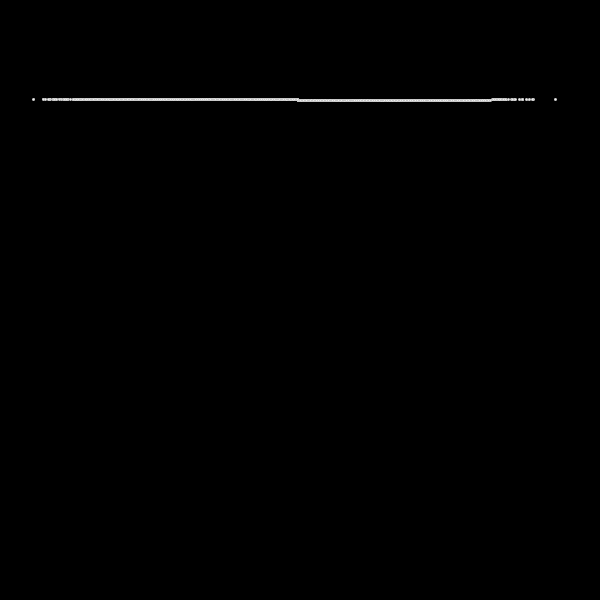
Frame 1 (no input)
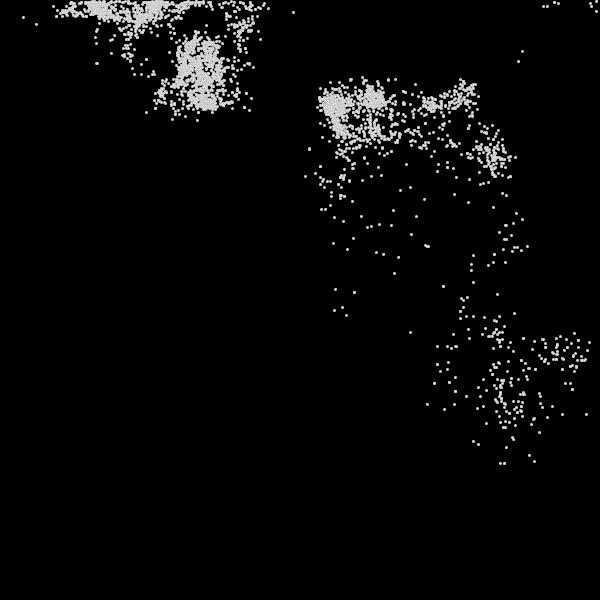
Frame 60 (the mouse pressed at the canvas centre just before this capture)
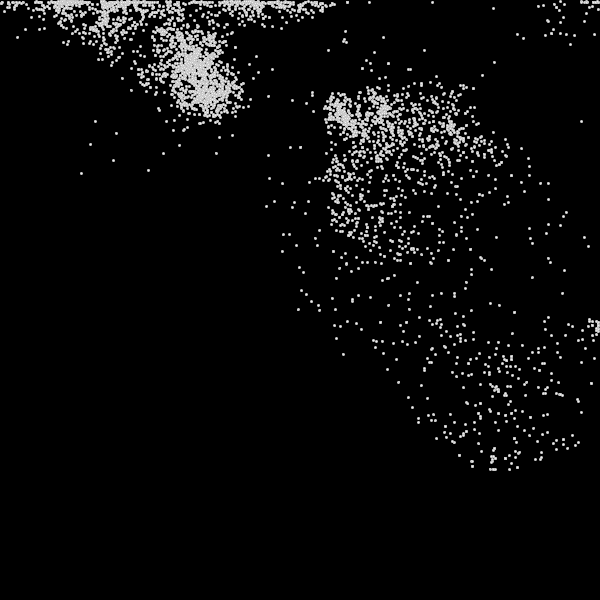
Frame 120 (the mouse held since frame 60 and released just before this capture)

The Processing sketch that drew these frames (run headless with seeded random() and noise(); from frame 60 on, the mouse is pressed at the canvas centre):

// Processing sketch: ball_on_a_hill
// ── ball_on_a_hill.pde
/**
 * Mouse 2D.
 *
 * Moving the mouse changes the position and size of each box.
 */

int N =600, M=4000, step=20;

float P[][] = new float[N][N];
float H[][] = new float[N][N];


float hill2D[][] = new float[N][N];

float dt=0.0, maxPot=0.0, lim=1000.0;

float xoff = 0;

float R=1, radius=2.0;

class vec {
  float x = 0.0;
  float y = 0.0;
  float z = 0.0;


  vec(float x, float y, float z) {
    this.x = x;
    this.y = y;
    this.z = z;
  }
}

vec [][] F = new vec[N][N];
vec [] pos_vec = new vec[M];
vec [] vel_vec = new vec[M];
vec [] acc_vec = new vec[M];
float [] mass = new float[M];

vec [][] color_vec  = new vec[N][N];

vec [] hill = new vec[N];


void setup() {
  size(600, 600);
  loadPixels();

  for (int i = 0; i<M; i++) {
    pos_vec[i]= new vec(noise(i)*600,100,0);
    //vel_vec[i]= new vec(0.0,0.0, 0.0);
    vel_vec[i]= new vec(0.0, 0.0, 0.0);
    acc_vec[i]= new vec(0.0, 0.0, 0.0);
    
    mass[i] = 1.0;//20*noise(i);
    
  }
  
  for(int i=0;i<N;i++){
    hill[i]= new vec(0,0,0);
    
  }
  //creates the hill.
  terrain(false);
  
  for (int i = 0; i<N; i++) {
    for (int j = 0; j<N; j++) {

      F[i][j]= new vec(0.0, 0.0, 0.0);
      color_vec[i][j]= new vec(0.0, 0.0, 0.0);
    }
  }

  maxPot = 5.0/(2*sqrt(1/float(N)));
  println(maxPot);
}







void draw() {
  background(0);
  //fill(255, 204);

  dt=1;



  terrain2D();
  //Potential(0.0, 600.0);
  //Potential_hill();
  Force();
  //
  solver();
  //colorMap(true);
  //ForceField(15);
   
  
  
  drawObject();
}



void terrain(boolean drawHill){
  float n=0.0, n1=0.0;
  for(int i=0;i<N;i++){
    if(drawHill==false){
    n  = noise(xoff,0,1);
    xoff= xoff+0.002;
    n1 = noise(xoff,0,1);
    
    hill[i].x=i;
    hill[i].y=600-n1*600;
    
    }
    else {
    stroke(200);
    if(i<N-1){
    line(hill[i].x, hill[i].y, hill[i+1].x, hill[i+1].y);}
    noStroke();
    }
    

  }
}


void terrain2D(){
  float n=0.0, n1=0.0, xoff=0.0, yoff=0.0, scale=  200.0;
  for(int i=0;i<N;i++){
    
    for(int j=0;j<N;j++){
    
       n1  = noise(i/scale,j/scale);
       //println(n1);
       hill2D[i][j]= 255*n1;
    
    }
  }
}




void Potential(float x0, float y0) {
  float N_ = N, p;
  // i index is y axis.
  for (int i=0; i<N; i++) {
    for (int j=0; j<N; j++) {
      P[i][j]=255*float(i)/N_;
      //println(i, j, abs(P[j][i]));
    }
  }
}

void Potential_hill(){
  float N_ = N, p;
  for (int i=0; i<N; i++) {
    for (int j=0; j<N; j++){
       
      H[i][j] = 255*exp(-pow(i-hill[j].y,2)/1000.0);
     // println(H[i][j]);

    }
  }
}

void Force() {
  float N_ = N, p, theta=0.0, FMagSq=0.0;
  for (int j=1; j<N-1; j++) {
    for (int i=1; i<N-1; i++) {
      //F[i][j].x=(P[i+1][j]-P[i][j])-(H[i+1][j]-H[i][j]);
      //F[i][j].y=(P[i][j+1]-P[i][j])-(H[i][j+1]-H[i][j]);
      
      F[i][j].x = hill2D[i+1][j]-hill2D[i][j];
      F[i][j].y = hill2D[i][j+1]-hill2D[i][j];
      
      FMagSq=sqrt(pow(F[i][j].x, 2)+pow(F[i][j].y, 2));
      
      F[i][j].x= F[i][j].x/FMagSq;
      F[i][j].y= F[i][j].y/FMagSq;
      

      
    }
  }
}



void colorMap(boolean render) {
  // Loop through every pixel
  for (int i = 0; i < N; i++) {
    for (int j = 0; j < N; j++) {
      // Create a grayscale color based on random number
      color_vec[i][j].x = (hill2D[i][j]); //red
      color_vec[i][j].y = 0.0; // green;
      color_vec[i][j].z = 255-(hill2D[i][j]);  //blue
      if(render==true){
      color c = color(color_vec[i][j].x, color_vec[i][j].y, color_vec[i][j].z);
      // Set pixel at that location to random color
      //println(255*60/(P[i][j]),0.0, 255*abs(1-60/(P[i][j])));
      
          pixels[j+i*N] = c;}
    }
  }
  if(render==true){    
      updatePixels();
  }
}


void solver() {
  //println("calculating.....");

  float R=0.7, rx, lx, ry, ly, rz, lz, r;
  //elasticForce(20, 0.01);

  Force();
  
  int posIdx_x=0, posIdx_y=0;


  for (int i=0; i<M; i++) {


    //println(vel_vec[i].x, vel_vec[i].y, vel_vec[i].z );

    // if(!dragging){
    posIdx_x= ceil(pos_vec[i].x);
   
    posIdx_y=ceil(pos_vec[i].y);
     

    acc_vec[i].x= 1/mass[i]*F[posIdx_y][posIdx_x].y;
    acc_vec[i].y= 1/mass[i]*F[posIdx_y][posIdx_x].x;
    
   // println(hill[posIdx_x].y);
 

    vel_vec[i].x=vel_vec[i].x+acc_vec[i].x*dt;

    vel_vec[i].y=vel_vec[i].y+acc_vec[i].y*dt;

    vel_vec[i].z=vel_vec[i].z+acc_vec[i].z*dt;


    pos_vec[i].x=pos_vec[i].x+vel_vec[i].x*dt;

    pos_vec[i].y=pos_vec[i].y+vel_vec[i].y*dt;
    if (pos_vec[i].y>(hill[posIdx_x].y-radius/2.0)) {
      pos_vec[i].y=hill[posIdx_x].y-radius/2.0-1;
      vel_vec[i].y=-R*vel_vec[i].y;
      //vel_vec[i].x=random(-20,20);
    }
    else if(pos_vec[i].y<radius/2.0)
    {
      pos_vec[i].y= radius/2.0+1;
      vel_vec[i].y=-R*vel_vec[i].y;
      
    }
    
    
    if (pos_vec[i].x>600-radius/2.0) {
       pos_vec[i].x=600-radius/2.0-1;
      vel_vec[i].x=-R*vel_vec[i].x;
      //vel_vec[i].x=20*noise(float(i),-1,1);
    }
    else if(pos_vec[i].x<radius/2.0){
       pos_vec[i].x=radius/2.0+1;
      
      vel_vec[i].x=-R*vel_vec[i].x;
      //vel_vec[i].x=20*noise(float(i),-1,1);
    
    }

    pos_vec[i].z=pos_vec[i].z+vel_vec[i].z*dt;
  }


  // }

  //println(pos_vec[i].x, pos_vec[i].y, pos_vec[i].z );
}

void ForceField(float scale) {

  int R=0, G=0, B=0;

  for (int j = 0; j < N; j=j+step) {
    for (int i = 0; i < N; i=i+step) {

      //noFill();
      strokeWeight(2);
      R=int(color_vec[i][j].x);
      G=0;
      B=int(color_vec[i][j].z);

      stroke(R,G,B);
      stroke(255);
      //println(color_vec[i][j].x, 0.0, color_vec[i][j].z);

      drawArrow(j, i, j+ scale*F[i][j].y, i+scale*F[i][j].x);
      //stroke(0,0,255);
      //drawArrow(pos_vec[i].x, pos_vec[i].y,pos_vec[i].x+ 5*vel_vec[i].x,pos_vec[i].y+5*vel_vec[i].y);
      //noStroke();

      //fill(0,255,0);
      //strokeCap(ROUND);
        //strokeWeight(100);
      noStroke();
    }
  }
}

void drawObject(){

  for(int i=0;i<M;i++){
    stroke(200);
    circle(pos_vec[i].x, pos_vec[i].y, radius);
    noStroke();
  
  
  }
  


  }

void drawArrow(float x1, float y1, float x2, float y2) {
  float a = dist(x1, y1, x2, y2) / 10;
  pushMatrix();
  translate(x2, y2);
  rotate(atan2(y2 - y1, x2 - x1));
  triangle(- a * 2, - a, 0, 0, - a * 2, a);
  popMatrix();
  line(x1, y1, x2, y2);
}

// ── object.pde


class object {
  // The PShape object
  PShape s;
  // The location where we will draw the shape
  float x, y;  //2D for now.
  // Variable for simple motion
  float v_x, v_y;
  float acc_x, acc_y;

  object(PShape s_) {
    x = 0.0;
    y = 0.0; 
    s = s_;
    v_x = random(2, 6);
    v_y = random(0, 10);
    acc_x=0.0;
    acc_y=0.0;
  }
  
  // Simple motion
  void move() {
    x+=v_x+acc_x; //time step is just 1.
    if (x > width) {
      x = 0.0;
      acc_x=0.0;
    }
    
    y+=v_y+acc_y; 
    if (y > height) {
      y = 0.0;
      acc_y=0.0;
    }
    
  }
  
  // Draw the object
  void display() {
    pushMatrix();
    translate(x, y);
    shape(s);
    popMatrix();
  }
}
